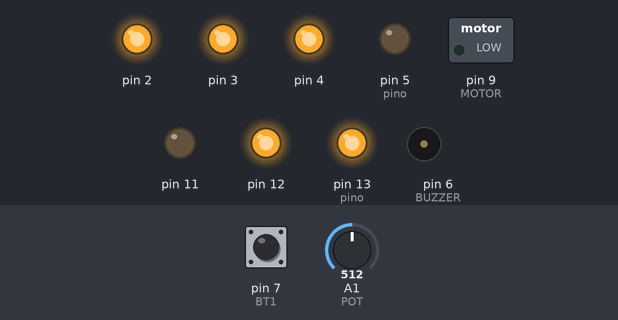
Recording of a program running on a simulated Arduino Uno, built with avr-gcc and run on an emulated ATmega328P. Parts: switched loads named in the program (green lamp = pin HIGH), output pins drawn as LEDs (lit = HIGH), buzzer (waves = sounding, pin HIGH). Inputs (shaded band) come from the test bench; at power-on: pin 7 (BT1) HIGH, A1 (POT) = 512.

Above: at 1.2 s.
1.3 s: pin 7 (BT1) pulled LOW for 0.15 s
At 3.4 s:
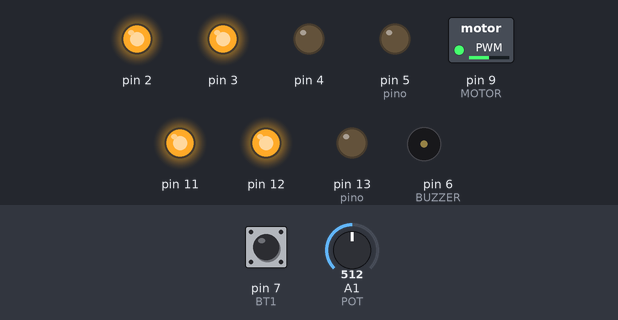
4.3 s: A1 (POT) set to 716
At 4.6 s:
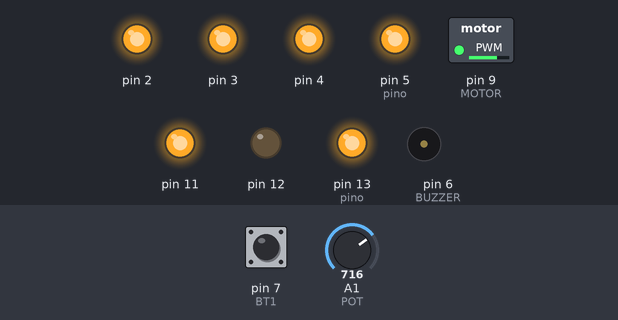
5.8 s: A1 (POT) set to 900
At 7.0 s:
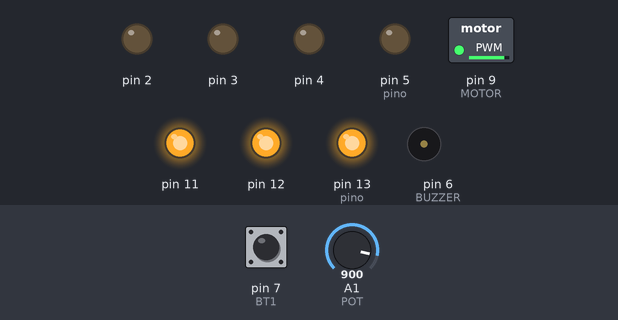
7.3 s: pin 7 (BT1) pulled LOW for 1 s
At 8.21 s:
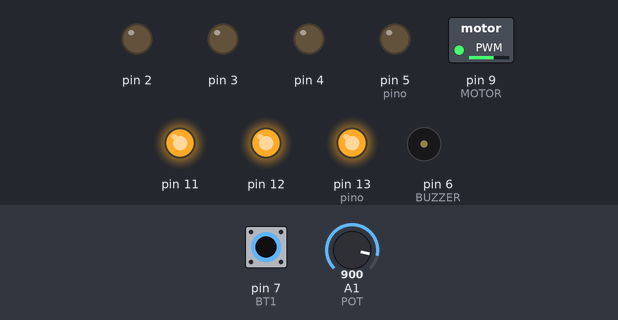
10.3 s: pin 7 (BT1) pulled LOW for 0.15 s
At 11.2 s:
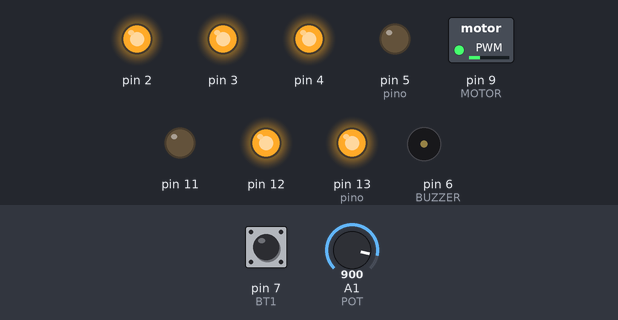
13.4 s: A1 (POT) set to 921
At 14.0 s:
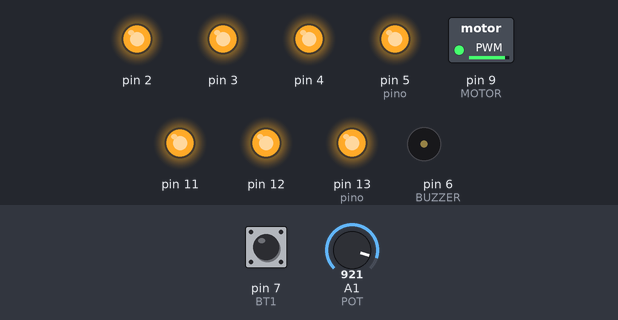
Timing chart, 0 to 15.9 s (numbered marks = the images above; inputs shaded):
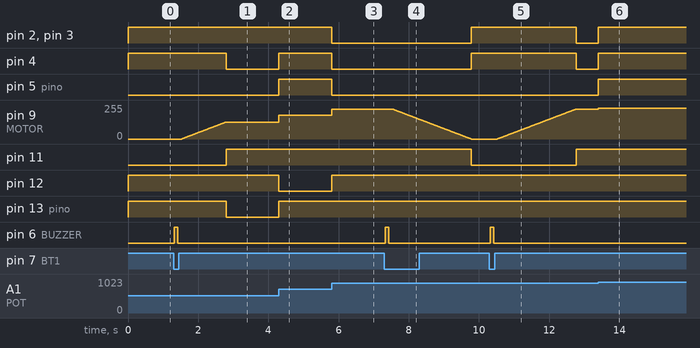

The program:

main.cpp
```cpp
/*
 Projeto exemplo: Controle de Motor
 por Fábio Souza
 Para o curso: Introdução a programação Arduino com VSCODE e PlatformIO,
 publicado na Udemy: https://www.udemy.com/user/fabiosouza/
*/

#include <Arduino.h>

#define MOTOR 9
#define BUZZER 6
#define POT A1
#define BT1 7
#define BT2 8

#define PRESSIONADO HIGH
#define SOLTO LOW

char debouncingBT1 = 100;
bool statusBT1;

bool statusMOTOR = 0;

void beep(void);

const byte tabela_7seg[11][7] =
{//A B C D E F G
  {1,1,1,1,1,1,0},  //0
  {0,1,1,0,0,0,0},  //1
  {1,1,0,1,1,0,1},  //2
  {1,1,1,1,0,0,1},  //3
  {0,1,1,0,0,1,1},  //4
  {1,0,1,1,0,1,1},  //5
  {1,0,1,1,1,1,1},  //6
  {1,1,1,0,0,0,0},  //7
  {1,1,1,1,1,1,1},  //8
  {1,1,1,1,0,1,1},  //9
  {1,1,0,0,1,1,1},  //P
};

void converteValorDisplay(byte valor){

  byte pino = 13;

  for(byte x = 0;x<7;x++){
    digitalWrite(pino,tabela_7seg[valor][x]);
    pino--;
    if(pino == 10) pino = 5;
  }

}

void setup() {
  pinMode(BT1,INPUT_PULLUP);
  pinMode(BT2,INPUT_PULLUP);
  pinMode(BUZZER,OUTPUT);
  pinMode(MOTOR,OUTPUT);

  for(int i = 2;i<14;i++){
    pinMode(i,OUTPUT);
    if(i==5) i = 10;
  }
}

void loop() {

  int valor = analogRead(POT);

  if(digitalRead(BT1)==LOW){
    debouncingBT1--;
    if(debouncingBT1 == 0 && statusBT1 == SOLTO){
      beep();
      statusMOTOR ^= 1;

      if(statusMOTOR){
        for(int i = 0;i<valor/4;i++){
          analogWrite(MOTOR,i);
          delay(10);
        }
      }
      else{
        for(int i = valor/4;i>0;i--){
          analogWrite(MOTOR,i);
          delay(10);
        }
      }

      statusBT1 = PRESSIONADO;
    }
  }
  else{
    debouncingBT1 = 100;
    statusBT1 = SOLTO;
  }

  if(statusMOTOR){
    analogWrite(MOTOR,map(valor,0,1023,0,255));
    converteValorDisplay(map(valor,0,1023,0,9));
  }
  else{
    analogWrite(MOTOR,0);
    converteValorDisplay(10);
  }


}

void beep(void){
  digitalWrite(BUZZER,HIGH);
  delay(100);
  digitalWrite(BUZZER,LOW);
  delay(100);
}
```

Measured:
- the behaviour switches between 909 and 910 on A1 (POT) (found by bisection; images 5 and 6)
- after the input at 1.3 s, pin 4, pin 13 (pino): HIGH → LOW after 1.5 s; pin 9 (MOTOR): moves from 0/255 to 127/255 over 1.3 s, starting after 0.23 s; pin 11: LOW → HIGH after 1.5 s; pin 6 (BUZZER): LOW → HIGH at once, → LOW 0.10 s later
- after the input at 4.3 s, pin 4, pin 5 (pino), pin 13 (pino): LOW → HIGH at once; pin 9 (MOTOR): 127/255 → 178/255 at once; pin 12: HIGH → LOW at once
- after the input at 5.8 s, pin 2–4, pin 5 (pino): HIGH → LOW at once; pin 9 (MOTOR): 178/255 → 224/255 at once; pin 12: LOW → HIGH at once
- after the input at 7.3 s, pin 2–4: LOW → HIGH after 2.5 s; pin 11: HIGH → LOW after 2.5 s; pin 6 (BUZZER): LOW → HIGH at once, → LOW 0.10 s later
- after the input at 10.3 s, pin 2–4: HIGH → LOW after 2.5 s; pin 9 (MOTOR): moves from 0/255 to 224/255 over 2.2 s, starting after 0.23 s; pin 11: LOW → HIGH after 2.5 s; pin 6 (BUZZER): LOW → HIGH at once, → LOW 0.10 s later
- after the input at 13.4 s, pin 2–4, pin 5 (pino): LOW → HIGH at once; pin 9 (MOTOR): 224/255 → 229/255 at once
